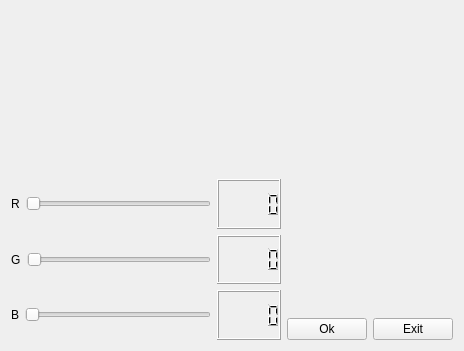
<?xml version="1.0" encoding="UTF-8"?>
<ui version="4.0">
 <class>Form</class>
 <widget class="QWidget" name="Form">
  <property name="geometry">
   <rect>
    <x>0</x>
    <y>0</y>
    <width>464</width>
    <height>351</height>
   </rect>
  </property>
  <property name="windowTitle">
   <string>Form</string>
  </property>
  <layout class="QVBoxLayout" name="verticalLayout">
   <item>
    <widget class="MyLabel" name="label">
     <property name="text">
      <string/>
     </property>
    </widget>
   </item>
   <item>
    <layout class="QHBoxLayout" name="horizontalLayout">
     <item>
      <layout class="QVBoxLayout" name="verticalLayout_3">
       <item>
        <layout class="QHBoxLayout" name="horizontalLayout_2">
         <item>
          <widget class="QLabel" name="label_2">
           <property name="text">
            <string>R</string>
           </property>
          </widget>
         </item>
         <item>
          <widget class="QSlider" name="horizontalSlider">
           <property name="maximum">
            <number>255</number>
           </property>
           <property name="orientation">
            <enum>Qt::Horizontal</enum>
           </property>
          </widget>
         </item>
         <item>
          <widget class="QLCDNumber" name="lcdNumber"/>
         </item>
        </layout>
       </item>
       <item>
        <layout class="QHBoxLayout" name="horizontalLayout_3">
         <item>
          <widget class="QLabel" name="label_3">
           <property name="text">
            <string>G</string>
           </property>
          </widget>
         </item>
         <item>
          <widget class="QSlider" name="horizontalSlider_2">
           <property name="maximum">
            <number>255</number>
           </property>
           <property name="orientation">
            <enum>Qt::Horizontal</enum>
           </property>
          </widget>
         </item>
         <item>
          <widget class="QLCDNumber" name="lcdNumber_2"/>
         </item>
        </layout>
       </item>
       <item>
        <layout class="QHBoxLayout" name="horizontalLayout_5">
         <item>
          <widget class="QLabel" name="label_4">
           <property name="text">
            <string>B</string>
           </property>
          </widget>
         </item>
         <item>
          <widget class="QSlider" name="horizontalSlider_3">
           <property name="maximum">
            <number>255</number>
           </property>
           <property name="orientation">
            <enum>Qt::Horizontal</enum>
           </property>
          </widget>
         </item>
         <item>
          <widget class="QLCDNumber" name="lcdNumber_3"/>
         </item>
        </layout>
       </item>
      </layout>
     </item>
     <item>
      <layout class="QHBoxLayout" name="horizontalLayout_4">
       <item alignment="Qt::AlignBottom">
        <widget class="QPushButton" name="pushButton_2">
         <property name="text">
          <string>Ok</string>
         </property>
        </widget>
       </item>
       <item alignment="Qt::AlignBottom">
        <widget class="QPushButton" name="pushButton">
         <property name="text">
          <string>Exit</string>
         </property>
        </widget>
       </item>
      </layout>
     </item>
    </layout>
   </item>
  </layout>
 </widget>
 <customwidgets>
  <customwidget>
   <class>MyLabel</class>
   <extends>QLabel</extends>
   <header>MyLabel.h</header>
   <slots>
    <slot>setRed(int)</slot>
    <slot>setBlue(int)</slot>
    <slot>setGreen(int)</slot>
    <slot>confirm()</slot>
   </slots>
  </customwidget>
 </customwidgets>
 <resources/>
 <connections>
  <connection>
   <sender>horizontalSlider</sender>
   <signal>sliderMoved(int)</signal>
   <receiver>lcdNumber</receiver>
   <slot>display(int)</slot>
   <hints>
    <hint type="sourcelabel">
     <x>134</x>
     <y>207</y>
    </hint>
    <hint type="destinationlabel">
     <x>259</x>
     <y>186</y>
    </hint>
   </hints>
  </connection>
  <connection>
   <sender>horizontalSlider_2</sender>
   <signal>sliderMoved(int)</signal>
   <receiver>lcdNumber_2</receiver>
   <slot>display(int)</slot>
   <hints>
    <hint type="sourcelabel">
     <x>110</x>
     <y>255</y>
    </hint>
    <hint type="destinationlabel">
     <x>206</x>
     <y>241</y>
    </hint>
   </hints>
  </connection>
  <connection>
   <sender>horizontalSlider_3</sender>
   <signal>sliderMoved(int)</signal>
   <receiver>lcdNumber_3</receiver>
   <slot>display(int)</slot>
   <hints>
    <hint type="sourcelabel">
     <x>177</x>
     <y>321</y>
    </hint>
    <hint type="destinationlabel">
     <x>206</x>
     <y>297</y>
    </hint>
   </hints>
  </connection>
  <connection>
   <sender>horizontalSlider</sender>
   <signal>sliderMoved(int)</signal>
   <receiver>label</receiver>
   <slot>setRed(int)</slot>
   <hints>
    <hint type="sourcelabel">
     <x>71</x>
     <y>207</y>
    </hint>
    <hint type="destinationlabel">
     <x>115</x>
     <y>125</y>
    </hint>
   </hints>
  </connection>
  <connection>
   <sender>horizontalSlider_2</sender>
   <signal>sliderMoved(int)</signal>
   <receiver>label</receiver>
   <slot>setGreen(int)</slot>
   <hints>
    <hint type="sourcelabel">
     <x>82</x>
     <y>248</y>
    </hint>
    <hint type="destinationlabel">
     <x>84</x>
     <y>143</y>
    </hint>
   </hints>
  </connection>
  <connection>
   <sender>horizontalSlider_3</sender>
   <signal>sliderMoved(int)</signal>
   <receiver>label</receiver>
   <slot>setBlue(int)</slot>
   <hints>
    <hint type="sourcelabel">
     <x>65</x>
     <y>307</y>
    </hint>
    <hint type="destinationlabel">
     <x>55</x>
     <y>149</y>
    </hint>
   </hints>
  </connection>
  <connection>
   <sender>pushButton</sender>
   <signal>clicked()</signal>
   <receiver>Form</receiver>
   <slot>close()</slot>
   <hints>
    <hint type="sourcelabel">
     <x>437</x>
     <y>316</y>
    </hint>
    <hint type="destinationlabel">
     <x>393</x>
     <y>271</y>
    </hint>
   </hints>
  </connection>
  <connection>
   <sender>pushButton_2</sender>
   <signal>clicked()</signal>
   <receiver>label</receiver>
   <slot>confirm()</slot>
   <hints>
    <hint type="sourcelabel">
     <x>326</x>
     <y>323</y>
    </hint>
    <hint type="destinationlabel">
     <x>317</x>
     <y>163</y>
    </hint>
   </hints>
  </connection>
 </connections>
</ui>
